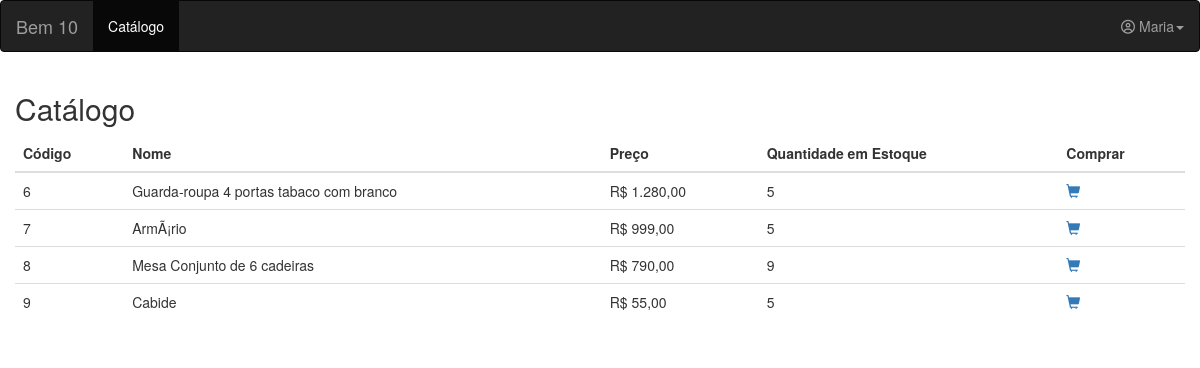
/index.php (signed in), run on an earlier commit of the app's database.
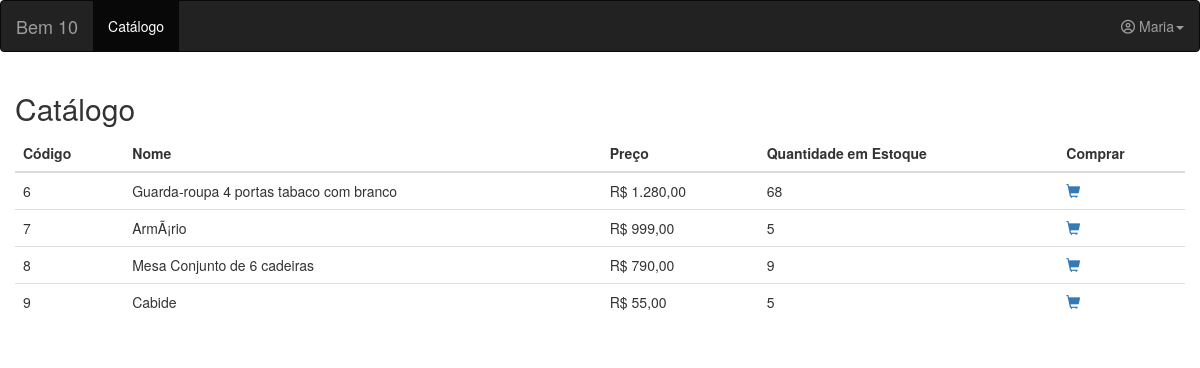
And on a later commit of the database.
### tables this page shows
CREATE TABLE `moveis` (
  `id` int(11) NOT NULL,
  `nome` varchar(50) NOT NULL,
  `preco` double NOT NULL,
  `qtd` int(11) NOT NULL
);

### php/Movel.php (called while the page is built, shortened)
<?php
function listar(){
	$con = startConnection();
	$stmt = $con->prepare("SELECT * FROM moveis");
	$stmt->execute();
	while($row = $stmt->fetch()){
		$moveis[] = $row;
	}
	return $moveis;
}
?>

### index.php (the view, shortened to what this page needs)
<?php require 'templates/header.php'; ?>
<?php require 'templates/navbar-index.php'; ?>
<div class="container-fluid">
	<h2>Catálogo</h2>
	<table class="table">
		<thead>
			<tr>
				<th>Código</th>
				<th>Nome</th>
				<th>Preço</th>
				<th>Quantidade em Estoque</th>
				<th>Comprar</th>
			</tr>
		</thead>
		<tbody>
			<?php
				require 'php/Movel.php';
				@$moveis = listar();
				foreach($moveis as $values){
					$preco = number_format($values['preco'],2,',','.');
			?>
			<tr>
				<td><?= $values['id']?></td>
				<td><?= $values['nome']?></td>
				<td><?= "R$ ".$preco?></td>
				<td><?php echo($values['qtd'] <= 0) ? "Em falta" : $values['qtd'];?></td>
				<td><?php echo "<a href='#' data-toggle='modal' data-target='#modalCompra' onclick=\"setValoresMovel({$values['id']}, '$preco', '{$values['nome']}', {$values['preco']}, {$values['qtd']});\"><span class=\"glyphicon glyphicon-shopping-cart\"></span></a>"; ?></td>
			</tr>
		<?php } ?>
		</tbody>
	</table>
</div>
<?php require 'templates/footer.php' ?>

What changed in the data, as far as the page shows it:
changed moveis "Guarda-roupa 4 portas tabaco com branco": qtd "5" → "68"
